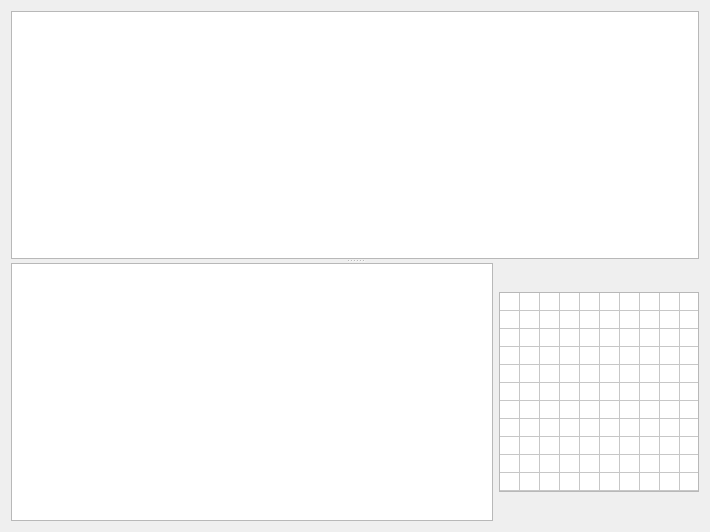
<?xml version="1.0" encoding="UTF-8"?>
<ui version="4.0">
 <class>ImageDetailView</class>
 <widget class="QWidget" name="ImageDetailView">
  <property name="geometry">
   <rect>
    <x>0</x>
    <y>0</y>
    <width>710</width>
    <height>532</height>
   </rect>
  </property>
  <property name="windowTitle">
   <string>Form</string>
  </property>
  <layout class="QVBoxLayout" name="verticalLayout">
   <item>
    <widget class="QSplitter" name="splitter">
     <property name="orientation">
      <enum>Qt::Vertical</enum>
     </property>
     <widget class="QGraphicsView" name="graphicsView">
      <property name="dragMode">
       <enum>QGraphicsView::ScrollHandDrag</enum>
      </property>
     </widget>
     <widget class="QWidget" name="horizontalLayoutWidget">
      <layout class="QHBoxLayout" name="horizontalLayout">
       <item>
        <widget class="QTableWidget" name="details">
         <property name="editTriggers">
          <set>QAbstractItemView::NoEditTriggers</set>
         </property>
         <property name="rowCount">
          <number>0</number>
         </property>
        </widget>
       </item>
       <item>
        <widget class="QTableWidget" name="paletteView">
         <property name="maximumSize">
          <size>
           <width>200</width>
           <height>200</height>
          </size>
         </property>
         <property name="verticalScrollBarPolicy">
          <enum>Qt::ScrollBarAlwaysOff</enum>
         </property>
         <property name="horizontalScrollBarPolicy">
          <enum>Qt::ScrollBarAlwaysOff</enum>
         </property>
         <property name="sizeAdjustPolicy">
          <enum>QAbstractScrollArea::AdjustToContents</enum>
         </property>
         <property name="autoScroll">
          <bool>false</bool>
         </property>
         <property name="editTriggers">
          <set>QAbstractItemView::NoEditTriggers</set>
         </property>
         <property name="selectionMode">
          <enum>QAbstractItemView::NoSelection</enum>
         </property>
         <property name="showGrid">
          <bool>true</bool>
         </property>
         <property name="gridStyle">
          <enum>Qt::SolidLine</enum>
         </property>
         <property name="cornerButtonEnabled">
          <bool>false</bool>
         </property>
         <property name="rowCount">
          <number>16</number>
         </property>
         <property name="columnCount">
          <number>16</number>
         </property>
         <attribute name="horizontalHeaderVisible">
          <bool>false</bool>
         </attribute>
         <attribute name="horizontalHeaderMinimumSectionSize">
          <number>12</number>
         </attribute>
         <attribute name="horizontalHeaderDefaultSectionSize">
          <number>12</number>
         </attribute>
         <attribute name="verticalHeaderVisible">
          <bool>false</bool>
         </attribute>
         <attribute name="verticalHeaderMinimumSectionSize">
          <number>12</number>
         </attribute>
         <attribute name="verticalHeaderDefaultSectionSize">
          <number>12</number>
         </attribute>
         <row/>
         <row/>
         <row/>
         <row/>
         <row/>
         <row/>
         <row/>
         <row/>
         <row/>
         <row/>
         <row/>
         <row/>
         <row/>
         <row/>
         <row/>
         <row/>
         <column/>
         <column/>
         <column/>
         <column/>
         <column/>
         <column/>
         <column/>
         <column/>
         <column/>
         <column/>
         <column/>
         <column/>
         <column/>
         <column/>
         <column/>
         <column/>
        </widget>
       </item>
      </layout>
     </widget>
    </widget>
   </item>
  </layout>
 </widget>
 <resources/>
 <connections/>
</ui>
